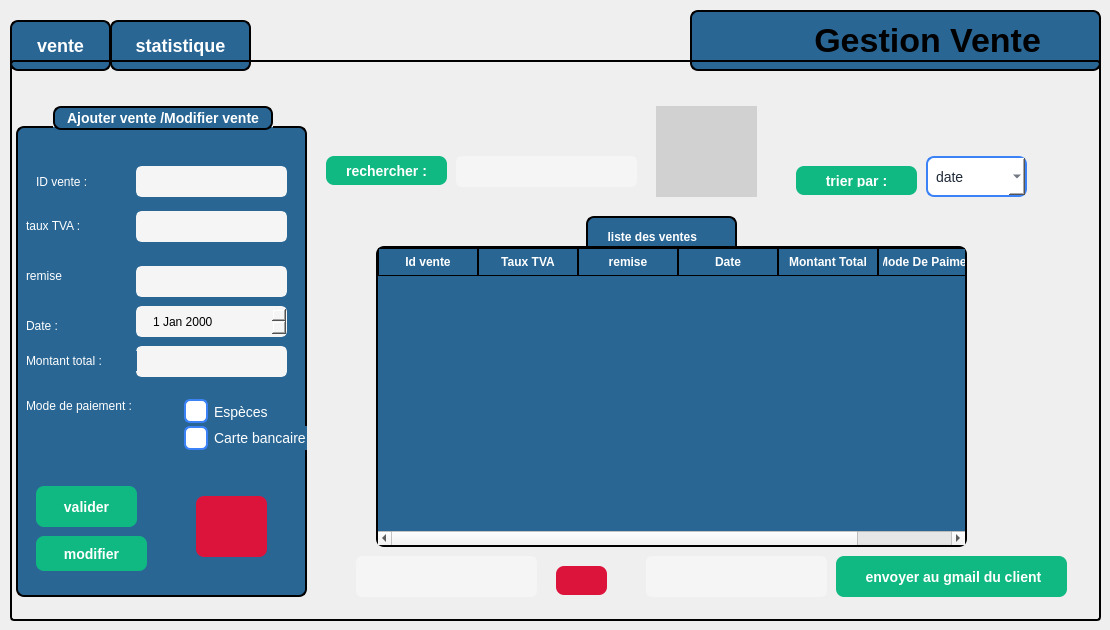
    <widget class="QWidget" name="vente">
     <widget class="QPushButton" name="btnpage2vente">
      <property name="geometry">
       <rect>
        <x>110</x>
        <y>20</y>
        <width>141</width>
        <height>51</height>
       </rect>
      </property>
      <property name="styleSheet">
       <string notr="true">QPushButton {
    border: 2px solid black;
    border-radius: 8px;
    font-weight: bold;
    font-size: 18px;              /* texte plus grand */
    background-color: rgb(41, 102, 148); /* bleu normal */
    color: white;
    padding: 8px 16px;
}

/* Quand la souris passe dessus */
QPushButton:hover {
    background-color: rgb(61, 122, 168); /* bleu plus clair */
}

/* Quand on clique dessus */
QPushButton:pressed {
    background-color: rgb(81, 142, 188); /* encore plus clair */
}

/* Bouton actif (par ex. quand on est sur la page 1) */
QPushButton[active=&quot;true&quot;] {
    background-color: #10b981;  /* vert quand actif */
    color: white;
}
</string>
      </property>
      <property name="text">
       <string>statistique</string>
      </property>
     </widget>
     <widget class="QStackedWidget" name="stackedWidgetvente">
      <property name="geometry">
       <rect>
        <x>10</x>
        <y>60</y>
        <width>1091</width>
        <height>561</height>
       </rect>
      </property>
      <property name="styleSheet">
       <string notr="true">QStackedWidget {
  border: 2px solid black;
  border-radius: 4px;
  padding: 4px;
}</string>
      </property>
      <property name="currentIndex">
       <number>1</number>
      </property>
      <widget class="QWidget" name="page_16">
       <widget class="QPushButton" name="pushButton_32">
        <property name="geometry">
         <rect>
          <x>770</x>
          <y>500</y>
          <width>151</width>
          <height>51</height>
         </rect>
        </property>
        <property name="styleSheet">
         <string notr="true">QPushButton {
    border: 2px solid black;
    border-radius: 8px;
    font-weight: bold;
    font-size: 18px;              /* texte plus grand */
    background-color: rgb(41, 102, 148); /* bleu normal */
    color: white;
    padding: 8px 16px;
}

/* Quand la souris passe dessus */
QPushButton:hover {
    background-color: rgb(61, 122, 168); /* bleu plus clair */
}

/* Quand on clique dessus */
QPushButton:pressed {
    background-color: rgb(81, 142, 188); /* encore plus clair */
}

/* Bouton actif (par ex. quand on est sur la page 1) */
QPushButton[active=&quot;true&quot;] {
    background-color: #10b981;  /* vert quand actif */
    color: white;
}</string>
        </property>
        <property name="text">
         <string>stat</string>
        </property>
       </widget>
      </widget>
      <widget class="QWidget" name="page_1">
       <widget class="QGroupBox" name="groupBox_12">
        <property name="geometry">
         <rect>
          <x>0</x>
          <y>40</y>
          <width>291</width>
          <height>491</height>
         </rect>
        </property>
        <property name="styleSheet">
         <string notr="true">
QGroupBox {
    background-color: rgb(41, 102, 148);   /* blue background */
    border: 2px solid black;               /* black border, 2px wide */
    border-radius: 8px;                    /* rounded corners */
    margin-top: 20px;                      /* space for the title */
    color: white;                          /* title text color */
    font-weight: bold;
    font-size: 14px;
}

QGroupBox::title {
 border: 2px solid black;               /* black border, 2px wide */
    border-radius: 8px;     
background-color: rgb(41, 102, 148);
    subcontrol-origin: margin;
    subcontrol-position: top center;       /* title centered */
    padding: 2px 10px;
}</string>
        </property>
        <property name="title">
         <string>Ajouter vente /Modifier vente</string>
        </property>
        <widget class="QLabel" name="label_101">
         <property name="geometry">
          <rect>
           <x>20</x>
           <y>60</y>
           <width>63</width>
           <height>31</height>
          </rect>
         </property>
         <property name="styleSheet">
          <string notr="true">background-color:rgb(41, 102, 148);
color: rgb(255, 255, 255)</string>
         </property>
         <property name="text">
          <string>ID vente :</string>
         </property>
        </widget>
        <widget class="QLineEdit" name="lineEdit_45">
         <property name="geometry">
          <rect>
           <x>120</x>
           <y>60</y>
           <width>151</width>
           <height>31</height>
          </rect>
         </property>
         <property name="styleSheet">
          <string notr="true">QLineEdit {
    width: 150px;
    height: 150px;
    border: 3px solid rgb(245,245,245);
    border-radius: 6px;
    padding: 6px 12px;
    color: rgb(0,0,0);
    background-color: rgb(245,245,245); 
}</string>
         </property>
         <property name="text">
          <string/>
         </property>
        </widget>
        <widget class="QLineEdit" name="lineEdit_46">
         <property name="geometry">
          <rect>
           <x>120</x>
           <y>105</y>
           <width>151</width>
           <height>31</height>
          </rect>
         </property>
         <property name="styleSheet">
          <string notr="true">QLineEdit {
    width: 150px;
    height: 150px;
    border: 3px solid rgb(245,245,245);
    border-radius: 6px;
    padding: 6px 12px;
    color: rgb(0,0,0);
    background-color: rgb(245,245,245); 
}</string>
         </property>
         <property name="text">
          <string/>
         </property>
        </widget>
        <widget class="QLineEdit" name="lineEdit_47">
         <property name="geometry">
          <rect>
           <x>120</x>
           <y>160</y>
           <width>151</width>
           <height>31</height>
          </rect>
         </property>
         <property name="styleSheet">
          <string notr="true">QLineEdit {
    width: 150px;
    height: 150px;
    border: 3px solid rgb(245,245,245);
    border-radius: 6px;
    padding: 6px 12px;
    color: rgb(0,0,0);
    background-color: rgb(245,245,245); 
}</string>
         </property>
         <property name="text">
          <string/>
         </property>
        </widget>
        <widget class="QLineEdit" name="lineEdit_49">
         <property name="geometry">
          <rect>
           <x>120</x>
           <y>240</y>
           <width>151</width>
           <height>31</height>
          </rect>
         </property>
         <property name="styleSheet">
          <string notr="true">QLineEdit {
    width: 150px;
    height: 150px;
    border: 3px solid rgb(245,245,245);
    border-radius: 6px;
    padding: 6px 12px;
    color: rgb(0,0,0);
    background-color: rgb(245,245,245); 
}</string>
         </property>
         <property name="text">
          <string/>
         </property>
        </widget>
        <widget class="QLabel" name="label_102">
         <property name="geometry">
          <rect>
           <x>10</x>
           <y>110</y>
           <width>121</width>
           <height>20</height>
          </rect>
         </property>
         <property name="styleSheet">
          <string notr="true">background-color:rgb(41, 102, 148);
color: rgb(255, 255, 255)</string>
         </property>
         <property name="text">
          <string>taux TVA :</string>
         </property>
        </widget>
        <widget class="QLabel" name="label_103">
         <property name="geometry">
          <rect>
           <x>10</x>
           <y>160</y>
           <width>63</width>
           <height>20</height>
          </rect>
         </property>
         <property name="styleSheet">
          <string notr="true">background-color:rgb(41, 102, 148);
color: rgb(255, 255, 255)</string>
         </property>
         <property name="text">
          <string>remise</string>
         </property>
        </widget>
        <widget class="QLabel" name="label_104">
         <property name="geometry">
          <rect>
           <x>10</x>
           <y>210</y>
           <width>63</width>
           <height>20</height>
          </rect>
         </property>
         <property name="styleSheet">
          <string notr="true">background-color:rgb(41, 102, 148);
color: rgb(255, 255, 255)</string>
         </property>
         <property name="text">
          <string>Date :</string>
         </property>
        </widget>
        <widget class="QDateEdit" name="dateEdit_3">
         <property name="geometry">
          <rect>
           <x>120</x>
           <y>200</y>
           <width>151</width>
           <height>31</height>
          </rect>
         </property>
         <property name="styleSheet">
          <string notr="true">QDateEdit {
    border: 3px solid rgb(245,245,245);
    border-radius: 6px;
    padding: 6px 12px;
    color: rgb(0,0,0);
    background-color: rgb(245,245,245); 
}</string>
         </property>
        </widget>
        <widget class="QLabel" name="label_106">
         <property name="geometry">
          <rect>
           <x>10</x>
           <y>320</y>
           <width>111</width>
           <height>20</height>
          </rect>
         </property>
         <property name="styleSheet">
          <string notr="true">background-color:rgb(41, 102, 148);
color: rgb(255, 255, 255)</string>
         </property>
         <property name="text">
          <string/>
         </property>
        </widget>
        <widget class="QLabel" name="label_107">
         <property name="geometry">
          <rect>
           <x>10</x>
           <y>245</y>
           <width>111</width>
           <height>20</height>
          </rect>
         </property>
         <property name="styleSheet">
          <string notr="true">background-color:rgb(41, 102, 148);
color: rgb(255, 255, 255)</string>
         </property>
         <property name="text">
          <string>Montant total :</string>
         </property>
        </widget>
        <widget class="QLabel" name="label_108">
         <property name="geometry">
          <rect>
           <x>10</x>
           <y>290</y>
           <width>141</width>
           <height>20</height>
          </rect>
         </property>
         <property name="styleSheet">
          <string notr="true">background-color:rgb(41, 102, 148);
color: rgb(255, 255, 255)</string>
         </property>
         <property name="text">
          <string>Mode de paiement :</string>
         </property>
        </widget>
        <widget class="QRadioButton" name="radioButton_5">
         <property name="geometry">
          <rect>
           <x>160</x>
           <y>290</y>
           <width>110</width>
           <height>31</height>
          </rect>
         </property>
         <property name="styleSheet">
          <string notr="true">QRadioButton {
    color: white;
    font-size: 14px;
    padding-left: 8px;
background-color: rgb(41, 102, 148);
}

QRadioButton::indicator {
    width: 20px;
    height: 20px;
    border: 2px solid #3b82f6;
    border-radius: 6px;      /* rounded corners */
    background-color: white;  /* unchecked background */
}

QRadioButton::indicator:checked {
    background-color: #FFD700;  /* blue fill when checked */
}</string>
         </property>
         <property name="text">
          <string>Espèces</string>
         </property>
        </widget>
        <widget class="QRadioButton" name="radioButton_6">
         <property name="geometry">
          <rect>
           <x>160</x>
           <y>320</y>
           <width>161</width>
           <height>24</height>
          </rect>
         </property>
         <property name="styleSheet">
          <string notr="true">QRadioButton {
    color: white;
    font-size: 14px;
    padding-left: 8px;
background-color: rgb(41, 102, 148);
}

QRadioButton::indicator {
    width: 20px;
    height: 20px;
    border: 2px solid #3b82f6;
    border-radius: 6px;      /* rounded corners */
    background-color: white;  /* unchecked background */
}

QRadioButton::indicator:checked {
    background-color: #FFD700;  /* blue fill when checked */
}</string>
         </property>
         <property name="text">
          <string>Carte bancaire</string>
         </property>
        </widget>
        <widget class="QPushButton" name="pushButton_33">
         <property name="geometry">
          <rect>
           <x>20</x>
           <y>380</y>
           <width>101</width>
           <height>41</height>
          </rect>
         </property>
         <property name="styleSheet">
          <string notr="true">QPushButton {
    background-color: #10b981;   /* normal state */
    color: white;
    border: none;
    border-radius: 8px;
    padding: 8px 20px;
    font-size: 14px;
    font-weight: bold;
}

QPushButton:hover {
    background-color: #059669;   /* darker on hover */
}</string>
         </property>
         <property name="text">
          <string>valider</string>
         </property>
        </widget>
        <widget class="QPushButton" name="modifier_vente">
         <property name="geometry">
          <rect>
           <x>20</x>
           <y>430</y>
           <width>111</width>
           <height>35</height>
          </rect>
         </property>
         <property name="styleSheet">
          <string notr="true">QPushButton {
    background-color: #10b981;   /* normal state */
    color: white;
    border: none;
    border-radius: 8px;
    padding: 8px 20px;
    font-size: 14px;
    font-weight: bold;
}

QPushButton:hover {
    background-color: #059669;   /* darker on hover */
}</string>
         </property>
         <property name="text">
          <string>modifier</string>
         </property>
        </widget>
        <widget class="QPushButton" name="annulerajout_vente_2">
         <property name="geometry">
          <rect>
           <x>180</x>
           <y>390</y>
           <width>71</width>
           <height>61</height>
          </rect>
         </property>
         <property name="styleSheet">
          <string notr="true">QPushButton {

	background-color: rgb(220, 20, 60);
	
    color: white;
    border: none;
    border-radius: 8px;
    padding: 8px 20px;
    font-size: 14px;
    font-weight: bold;
}

QPushButton:hover {
      /* darker on hover */
	background-color: rgb(140, 0, 0);
}
</string>
         </property>
         <property name="text">
          <string/>
         </property>
         <property name="icon">
          <iconset theme="QIcon::ThemeIcon::EditClear"/>
         </property>
        </widget>
        <zorder>label_102</zorder>
        <zorder>label_101</zorder>
        <zorder>lineEdit_45</zorder>
        <zorder>lineEdit_46</zorder>
        <zorder>lineEdit_47</zorder>
        <zorder>lineEdit_49</zorder>
        <zorder>label_103</zorder>
        <zorder>label_104</zorder>
        <zorder>dateEdit_3</zorder>
        <zorder>label_106</zorder>
        <zorder>label_107</zorder>
        <zorder>label_108</zorder>
        <zorder>radioButton_5</zorder>
        <zorder>radioButton_6</zorder>
        <zorder>pushButton_33</zorder>
        <zorder>modifier_vente</zorder>
        <zorder>annulerajout_vente_2</zorder>
       </widget>
       <widget class="QPushButton" name="pushButton_34">
        <property name="geometry">
         <rect>
          <x>310</x>
          <y>90</y>
          <width>121</width>
          <height>29</height>
         </rect>
        </property>
        <property name="styleSheet">
         <string notr="true">QPushButton {
    background-color: #10b981;   /* normal state */
    color: white;
    border: none;
    border-radius: 8px;
    padding: 8px 20px;
    font-size: 14px;
    font-weight: bold;
}

QPushButton:hover {
    background-color: #059669;   /* darker on hover */
}</string>
        </property>
        <property name="text">
         <string>rechercher :</string>
        </property>
       </widget>
       <widget class="QLineEdit" name="lineEdit_vente">
        <property name="geometry">
         <rect>
          <x>440</x>
          <y>90</y>
          <width>181</width>
          <height>31</height>
         </rect>
        </property>
        <property name="styleSheet">
         <string notr="true">QLineEdit {
    width: 150px;
    height: 150px;
    border: 3px solid rgb(245,245,245);
    border-radius: 6px;
    padding: 6px 12px;
    color: rgb(0,0,0);
    background-color: rgb(245,245,245); 
}</string>
        </property>
       </widget>
       <widget class="QPushButton" name="pushButton_35">
        <property name="geometry">
         <rect>
          <x>780</x>
          <y>100</y>
          <width>121</width>
          <height>29</height>
         </rect>
        </property>
        <property name="styleSheet">
         <string notr="true">QPushButton {
    background-color: #10b981;   /* normal state */
    color: white;
    border: none;
    border-radius: 8px;
    padding: 8px 20px;
    font-size: 14px;
    font-weight: bold;
}

QPushButton:hover {
    background-color: #059669;   /* darker on hover */
}
</string>
        </property>
        <property name="text">
         <string>trier par :</string>
        </property>
       </widget>
       <widget class="QTableWidget" name="tableWidgetvente">
        <property name="geometry">
         <rect>
          <x>360</x>
          <y>180</y>
          <width>591</width>
          <height>301</height>
         </rect>
        </property>
        <property name="styleSheet">
         <string notr="true">QTableWidget {
    background-color: rgb(41, 102, 148);   /* blue background */
    border: 2px solid black;
    border-radius: 8px;
    font-weight: bold;
    font-size: 14px;
    gridline-color: black;                 /* cell grid lines */
    color: white;                          
    selection-background-color: #10b981;
    selection-color: white;
    outline: 0;
}

QTableWidget::item {
    border: 1px solid black;               /* give each cell a border */
    padding: 4px;
}

QHeaderView::section {
    background-color: rgb(41, 102, 148);
    color: white;
    border: 1px solid black;              /* column header border */
    padding: 4px;
    font-weight: bold;
}</string>
        </property>
        <column>
         <property name="text">
          <string>Id vente</string>
         </property>
        </column>
        <column>
         <property name="text">
          <string>Taux TVA</string>
         </property>
        </column>
        <column>
         <property name="text">
          <string>remise</string>
         </property>
        </column>
        <column>
         <property name="text">
          <string>Date</string>
         </property>
        </column>
        <column>
         <property name="text">
          <string>Montant Total</string>
         </property>
        </column>
        <column>
         <property name="text">
          <string>Mode De Paiment</string>
         </property>
        </column>
       </widget>
       <widget class="QLineEdit" name="lineEdit_supprimer_vente">
        <property name="geometry">
         <rect>
          <x>340</x>
          <y>490</y>
          <width>181</width>
          <height>41</height>
         </rect>
        </property>
        <property name="styleSheet">
         <string notr="true">QLineEdit {
    width: 150px;
    height: 150px;
    border: 3px solid rgb(245,245,245);
    border-radius: 6px;
    padding: 6px 12px;
    color: rgb(0,0,0);
    background-color: rgb(245,245,245); 
}</string>
        </property>
        <property name="text">
         <string/>
        </property>
       </widget>
       <widget class="QPushButton" name="pushButton_3">
        <property name="geometry">
         <rect>
          <x>540</x>
          <y>500</y>
          <width>51</width>
          <height>29</height>
         </rect>
        </property>
        <property name="styleSheet">
         <string notr="true">QPushButton {

	background-color: rgb(220, 20, 60);
	
    color: white;
    border: none;
    border-radius: 8px;
    padding: 8px 20px;
    font-size: 14px;
    font-weight: bold;
}

QPushButton:hover {
      /* darker on hover */
	background-color: rgb(140, 0, 0);
}
</string>
        </property>
        <property name="text">
         <string/>
        </property>
        <property name="icon">
         <iconset theme="QIcon::ThemeIcon::EditDelete"/>
        </property>
       </widget>
       <widget class="QLabel" name="label_109">
        <property name="geometry">
         <rect>
          <x>570</x>
          <y>150</y>
          <width>151</width>
          <height>41</height>
         </rect>
        </property>
        <property name="styleSheet">
         <string notr="true">QLabel {
    border: 2px solid black;           /* bordure noire, 2px */
    border-radius: 8px;
    background-color: rgb(41, 102, 148); /* même couleur de fond */
    color: white;                       /* texte blanc */
    font-weight: bold;                  /* texte un peu gras */
    subcontrol-origin: margin;
    subcontrol-position: top center;    /* titre centré */
    padding: 2px 10px;
}</string>
        </property>
        <property name="text">
         <string>  liste des ventes</string>
        </property>
       </widget>
       <widget class="QLabel" name="image_4">
        <property name="geometry">
         <rect>
          <x>640</x>
          <y>40</y>
          <width>101</width>
          <height>91</height>
         </rect>
        </property>
        <property name="styleSheet">
         <string notr="true">background-color: rgb(209, 209, 209);
   </string>
        </property>
        <property name="text">
         <string/>
        </property>
        <property name="pixmap">
         <pixmap>../Projet/images/photo.png</pixmap>
        </property>
       </widget>
       <widget class="QComboBox" name="comboBox_10">
        <property name="geometry">
         <rect>
          <x>910</x>
          <y>90</y>
          <width>101</width>
          <height>41</height>
         </rect>
        </property>
        <property name="styleSheet">
         <string notr="true">QComboBox {
    background-color: rgb(255, 255, 255);   /* white background */
    color: #1f2937;                         /* selected text color */
    border: 2px solid #3b82f6;              /* blue border */
    border-radius: 8px;
    font-size: 14px;
    padding: 4px 8px;
}

/* Dropdown list styling */
QComboBox QAbstractItemView {
    background-color: rgb(255, 255, 255);
    color: #1f2937;
    selection-background-color: #3b82f6;
    selection-color: white;
}

/* Make the arrow black */
QComboBox::down-arrow {
    width: 12px;
    height: 12px;
    image: none; 
                      /* remove default image */
	background-color: rgb(0, 170, 255);
    border-left: 6px solid transparent;
    border-right: 6px solid transparent;
    border-top: 6px solid black;       /* black arrow */
}
</string>
        </property>
        <item>
         <property name="text">
          <string>date</string>
         </property>
        </item>
       </widget>
       <widget class="QPushButton" name="pushButton_2">
        <property name="geometry">
         <rect>
          <x>820</x>
          <y>490</y>
          <width>231</width>
          <height>41</height>
         </rect>
        </property>
        <property name="styleSheet">
         <string notr="true">QPushButton {
    background-color: #10b981;   /* normal state */
    color: white;
    border: none;
    border-radius: 8px;
    padding: 8px 20px;
    font-size: 14px;
    font-weight: bold;
}</string>
        </property>
        <property name="text">
         <string> envoyer au gmail du client</string>
        </property>
       </widget>
       <widget class="QLineEdit" name="lineEdit_email">
        <property name="geometry">
         <rect>
          <x>630</x>
          <y>490</y>
          <width>181</width>
          <height>41</height>
         </rect>
        </property>
        <property name="styleSheet">
         <string notr="true">QLineEdit {
    width: 150px;
    height: 150px;
    border: 3px solid rgb(245,245,245);
    border-radius: 6px;
    padding: 6px 12px;
    color: rgb(0,0,0);
    background-color: rgb(245,245,245); 
}</string>
        </property>
        <property name="text">
         <string/>
        </property>
       </widget>
       <zorder>label_109</zorder>
       <zorder>groupBox_12</zorder>
       <zorder>pushButton_34</zorder>
       <zorder>lineEdit_vente</zorder>
       <zorder>pushButton_35</zorder>
       <zorder>tableWidgetvente</zorder>
       <zorder>lineEdit_supprimer_vente</zorder>
       <zorder>pushButton_3</zorder>
       <zorder>image_4</zorder>
       <zorder>comboBox_10</zorder>
       <zorder>pushButton_2</zorder>
       <zorder>lineEdit_email</zorder>
      </widget>
     </widget>
     <widget class="QPushButton" name="btnpage1vente">
      <property name="geometry">
       <rect>
        <x>10</x>
        <y>20</y>
        <width>101</width>
        <height>51</height>
       </rect>
      </property>
      <property name="styleSheet">
       <string notr="true">QPushButton {
    border: 2px solid black;
    border-radius: 8px;
    font-weight: bold;
    font-size: 18px;              /* texte plus grand */
    background-color: rgb(41, 102, 148); /* bleu normal */
    color: white;
    padding: 8px 16px;
}

/* Quand la souris passe dessus */
QPushButton:hover {
    background-color: rgb(61, 122, 168); /* bleu plus clair */
}

/* Quand on clique dessus */
QPushButton:pressed {
    background-color: rgb(81, 142, 188); /* encore plus clair */
}

/* Bouton actif (par ex. quand on est sur la page 1) */
QPushButton[active=&quot;true&quot;] {
    background-color: #10b981;  /* vert quand actif */
    color: white;
}
</string>
      </property>
      <property name="text">
       <string>vente</string>
      </property>
     </widget>
     <widget class="QLabel" name="label_110">
      <property name="geometry">
       <rect>
        <x>690</x>
        <y>10</y>
        <width>411</width>
        <height>61</height>
       </rect>
      </property>
      <property name="styleSheet">
       <string notr="true">QLabel{
 border: 2px solid black;   /* blue border */
    border-radius: 8px;
 font-weight: bold;
    font-size: 34px;
background-color: rgb(41, 102, 148);}</string>
      </property>
      <property name="text">
       <string>            Gestion Vente</string>
      </property>
     </widget>
     <zorder>btnpage2vente</zorder>
     <zorder>btnpage1vente</zorder>
     <zorder>label_110</zorder>
     <zorder>stackedWidgetvente</zorder>
    </widget>
